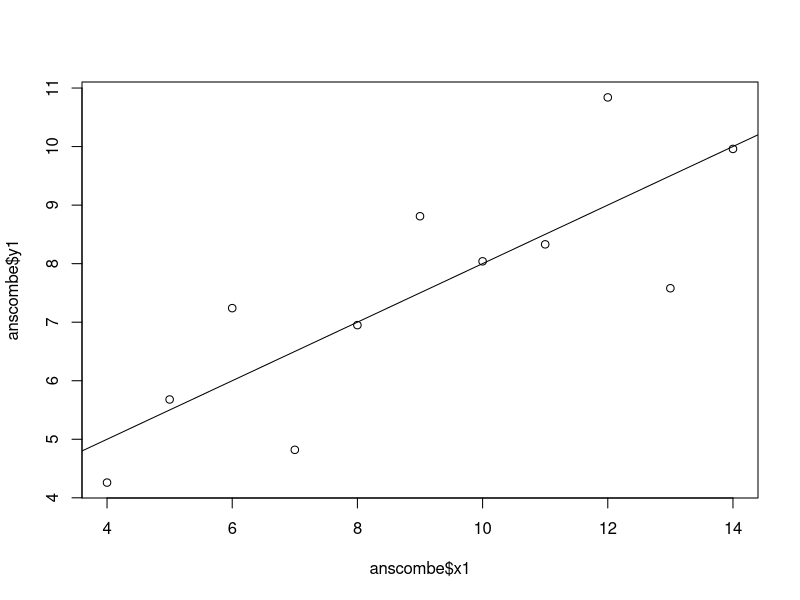

This figure's R source:
## ---- chunk 1
data("anscombe")
dim(anscombe)
names(anscombe)
head(anscombe, n=6)
tail(anscombe, n=6)
summary(anscombe)

knitr::opts_chunk$set(echo = TRUE)
## ---- chunk 2
summary(cars)
## ---- chunk 3
data("anscombe")
plot(x=anscombe$x1, y=anscombe$y1)
abline(lm(y1 ~ x1, data = anscombe))

